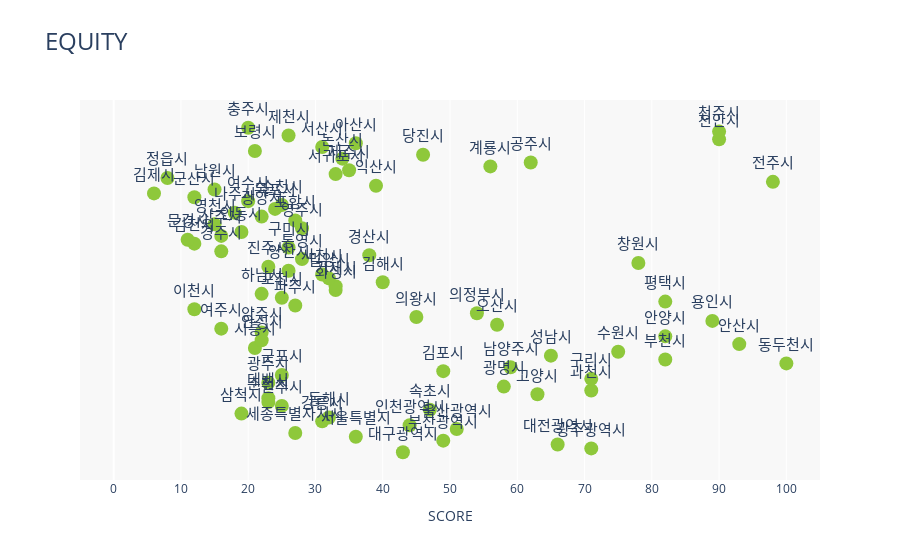

The notebook cell this image was saved under:
### Markdown cell above
### 공평(Equity)

### Code cell
# 공평
create_scatter_plot(ps, 'Equity', 'rgba(142, 200, 59, 1)')

### Figure 1 — Plotly figure (JSON) as saved in the notebook; plotly's stock layout.template omitted (floating-point values rounded to 4 significant figures)
{"data": [{"hovertemplate": "<b>%{text}</b><br>Equity: %{x}<extra></extra>", "legendgroup": "", "marker": {"color": "rgba(142, 200, 59, 1)", "size": 14, "symbol": "circle"}, "mode": "markers+text", "name": "", "orientation": "h", "showlegend": false, "text": ["대구광역시", "광주광역시", "대전광역시", "부산광역시", "서울특별시", "세종특별자치시", "울산광역시", "인천광역시", "강릉시", "동해시", "삼척시", "속초시", "원주시", "춘천시", "태백시", "고양시", "과천시", "광명시", "광주시", "구리시", "군포시", "김포시", "남양주시", "동두천시", "부천시", "성남시", "수원시", "시흥시", "안산시", "안성시", "안양시", "양주시", "여주시", "오산시", "용인시", "의왕시", "의정부시", "이천시", "파주시", "평택시", "포천시", "하남시", "화성시", "거제시", "김해시", "밀양시", "사천시", "양산시", "진주시", "창원시", "통영시", "경산시", "경주시", "구미시", "김천시", "문경시", "상주시", "안동시", "영주시", "영천시", "포항시", "광양시", "나주시", "목포시", "순천시", "여수시", "군산시", "김제시", "남원시", "익산시", "전주시", "정읍시", "서귀포시", "제주시", "계룡시", "공주시", "논산시", "당진시", "보령시", "서산시", "아산시", "천안시", "제천시", "청주시", "충주시"], "textfont": {"size": 15}, "textposition": "top center", "type": "scatter", "x": [43, 71, 66, 49, 36, 27, 51, 44, 31, 32, 19, 47, 25, 23, 23, 63, 71, 58, 23, 71, 25, 49, 59, 100, 82, 65, 75, 21, 93, 22, 82, 22, 16, 57, 89, 45, 54, 12, 27, 82, 25, 22, 33, 33, 40, 32, 31, 26, 23, 78, 28, 38, 16, 26, 12, 11, 16, 19, 28, 15, 27, 22, 18, 24, 25, 20, 12, 6, 15, 39, 98, 8, 33, 35, 56, 62, 34, 46, 21, 31, 36, 90, 26, 90, 20], "xaxis": "x", "y": [0, 1, 2, 3, 4, 5, 6, 7, 8, 9, 10, 11, 12, 13, 14, 15, 16, 17, 18, 19, 20, 21, 22, 23, 24, 25, 26, 27, 28, 29, 30, 31, 32, 33, 34, 35, 36, 37, 38, 39, 40, 41, 42, 43, 44, 45, 46, 47, 48, 49, 50, 51, 52, 53, 54, 55, 56, 57, 58, 59, 60, 61, 62, 63, 64, 65, 66, 67, 68, 69, 70, 71, 72, 73, 74, 75, 76, 77, 78, 79, 80, 81, 82, 83, 84], "yaxis": "y"}], "layout": {"legend": {"tracegroupgap": 0}, "plot_bgcolor": "rgba(242, 242, 242, 0.5)", "title": {"font": {"size": 24}, "text": "EQUITY"}, "xaxis": {"anchor": "y", "domain": [0, 1], "dtick": 10, "range": [-5, 105], "tick0": 0, "tickmode": "linear", "title": {"text": "SCORE"}}, "yaxis": {"anchor": "x", "domain": [0, 1], "title": {"text": "index"}, "visible": false}}}
